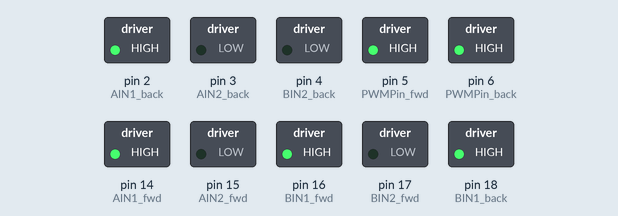
Bench run of a sketch on a simulated Arduino Uno, built with avr-gcc and run on an emulated ATmega328P. Shown: switched loads named in the sketch (green lamp = pin HIGH).

Above: at 0.1 s.
Timing chart, 0 to 1.6 s (numbered marks = the images above):
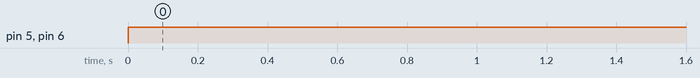

Measured:
- by itself, pin 5 (PWMPin_fwd), pin 6 (PWMPin_back): LOW → HIGH at 0.00 s

The sketch:

TB6612_basic.ino
```cpp
int PWMPin_fwd = 5;
int AIN1_fwd = 14;
int AIN2_fwd = 15;
int BIN1_fwd = 16;
int BIN2_fwd = 17;

int PWMPin_back = 6;
int AIN1_back = 2;
int AIN2_back = 3;
int BIN1_back = 18;
int BIN2_back = 4;

void setup() {
  pinMode(AIN1_fwd,OUTPUT);
  pinMode(AIN2_fwd,OUTPUT);
  pinMode(BIN1_fwd,OUTPUT);
  pinMode(BIN2_fwd,OUTPUT);

  digitalWrite(AIN1_fwd,HIGH);
  digitalWrite(AIN2_fwd,LOW);
  digitalWrite(BIN1_fwd,HIGH);
  digitalWrite(BIN2_fwd,LOW);

  pinMode(AIN1_back,OUTPUT);
  pinMode(AIN2_back,OUTPUT);
  pinMode(BIN1_back,OUTPUT);
  pinMode(BIN2_back,OUTPUT);

  digitalWrite(AIN1_back,HIGH);
  digitalWrite(AIN2_back,LOW);
  digitalWrite(BIN1_back,HIGH);
  digitalWrite(BIN2_back,LOW);
}

void loop() {
  analogWrite(PWMPin_fwd, 255);
  analogWrite(PWMPin_back, 255);
}
```
